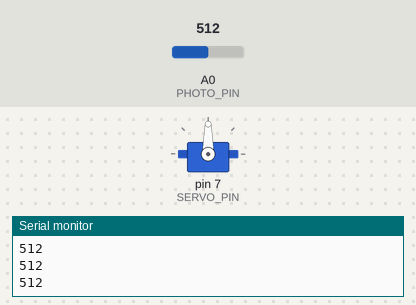
Simulated run of this sketch. Board: Arduino Uno, built with avr-gcc and run on an emulated ATmega328P. Shown: servo, the last lines printed to the serial monitor. The inputs (shaded band) are chosen by the test bench; at power-on: A0 (PHOTO_PIN) = 512.

Above: at 1.2 s.
1.3 s: A0 (PHOTO_PIN) set to 716
At 1.8 s:
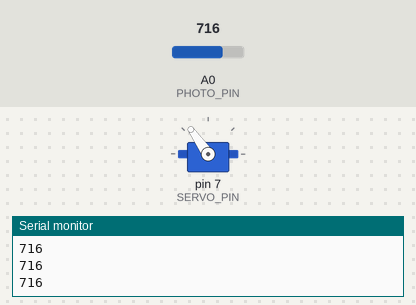
2.8 s: A0 (PHOTO_PIN) set to 900
At 4.0 s:
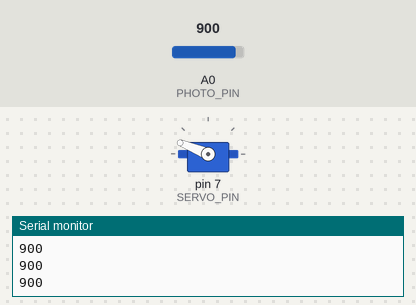
4.3 s: A0 (PHOTO_PIN) set to 1023
At 5.3 s:
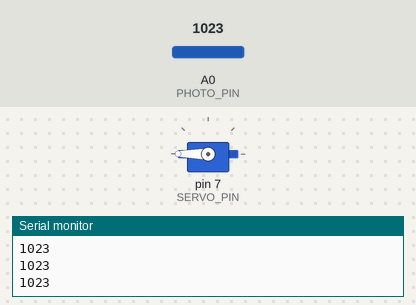
5.8 s: A0 (PHOTO_PIN) set to 306
At 6.6 s:
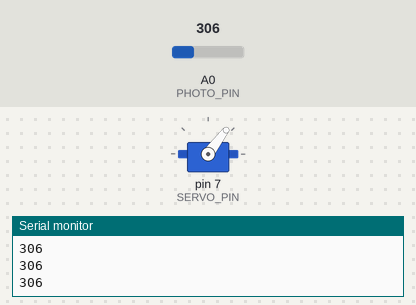
7.3 s: A0 (PHOTO_PIN) set to 122
At 7.6 s:
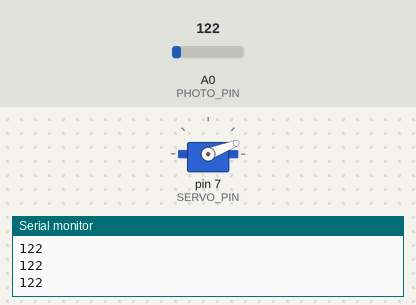
8.8 s: A0 (PHOTO_PIN) set to 0
At 9.8 s:
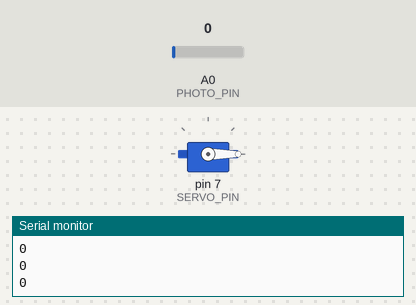
Timing chart, 0 to 11.3 s (numbered marks = the images above; inputs shaded):
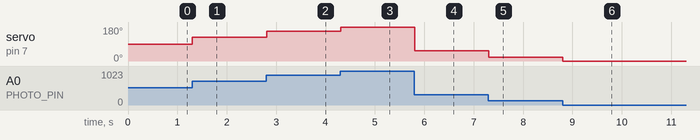

Measured:
- after the input at 1.3 s, servo on pin 7 (SERVO_PIN): 90° → 125° at once
- after the input at 2.8 s, servo on pin 7 (SERVO_PIN): 125° → 158° at once
- after the input at 4.3 s, servo on pin 7 (SERVO_PIN): 158° → 180° at once
- after the input at 5.8 s, servo on pin 7 (SERVO_PIN): 180° → 53° at once
- after the input at 7.3 s, servo on pin 7 (SERVO_PIN): 53° → 21° at once
- after the input at 8.8 s, servo on pin 7 (SERVO_PIN): 21° → 0° at once

The sketch:

lab3-servo_foto.ino
```cpp
#define PHOTO_PIN A0
#define SERVO_PIN 7

#include <Servo.h>
Servo myservo;

int servo_position = 0;
int lightLevel;
int adjustedLightLevel;

void setup() {
  myservo.attach(SERVO_PIN);
  Serial.begin(9600);
  pinMode(PHOTO_PIN, INPUT);
}

void loop(){
  lightLevel = analogRead(PHOTO_PIN);
  Serial.println(lightLevel);

  adjustedLightLevel = map(lightLevel, 0, 1023, 0, 180); //transformare analog->digital

  myservo.write(adjustedLightLevel); //aici se modifica miscarea
}
```
